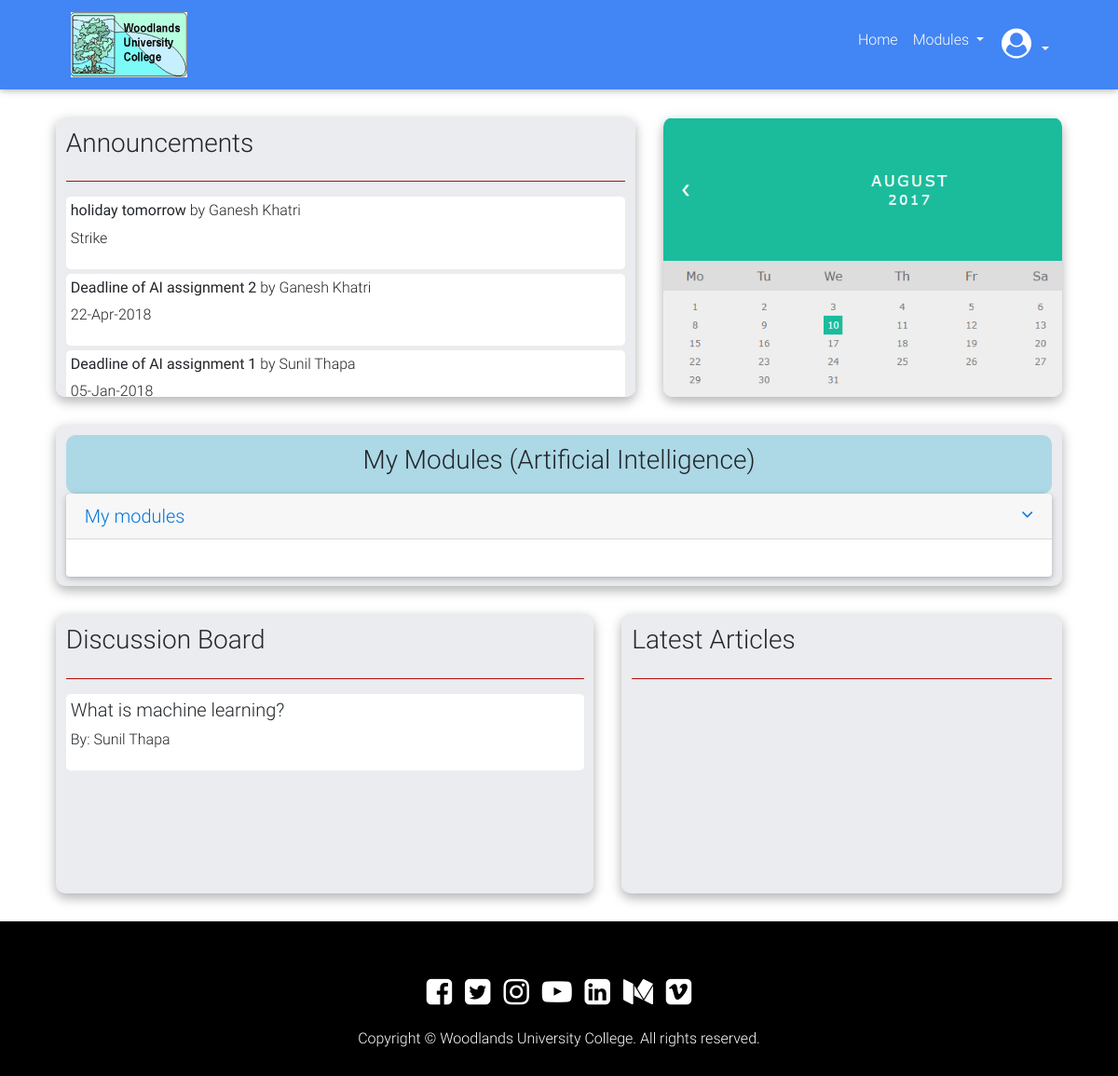
The app's page /staff/index.php, older data.
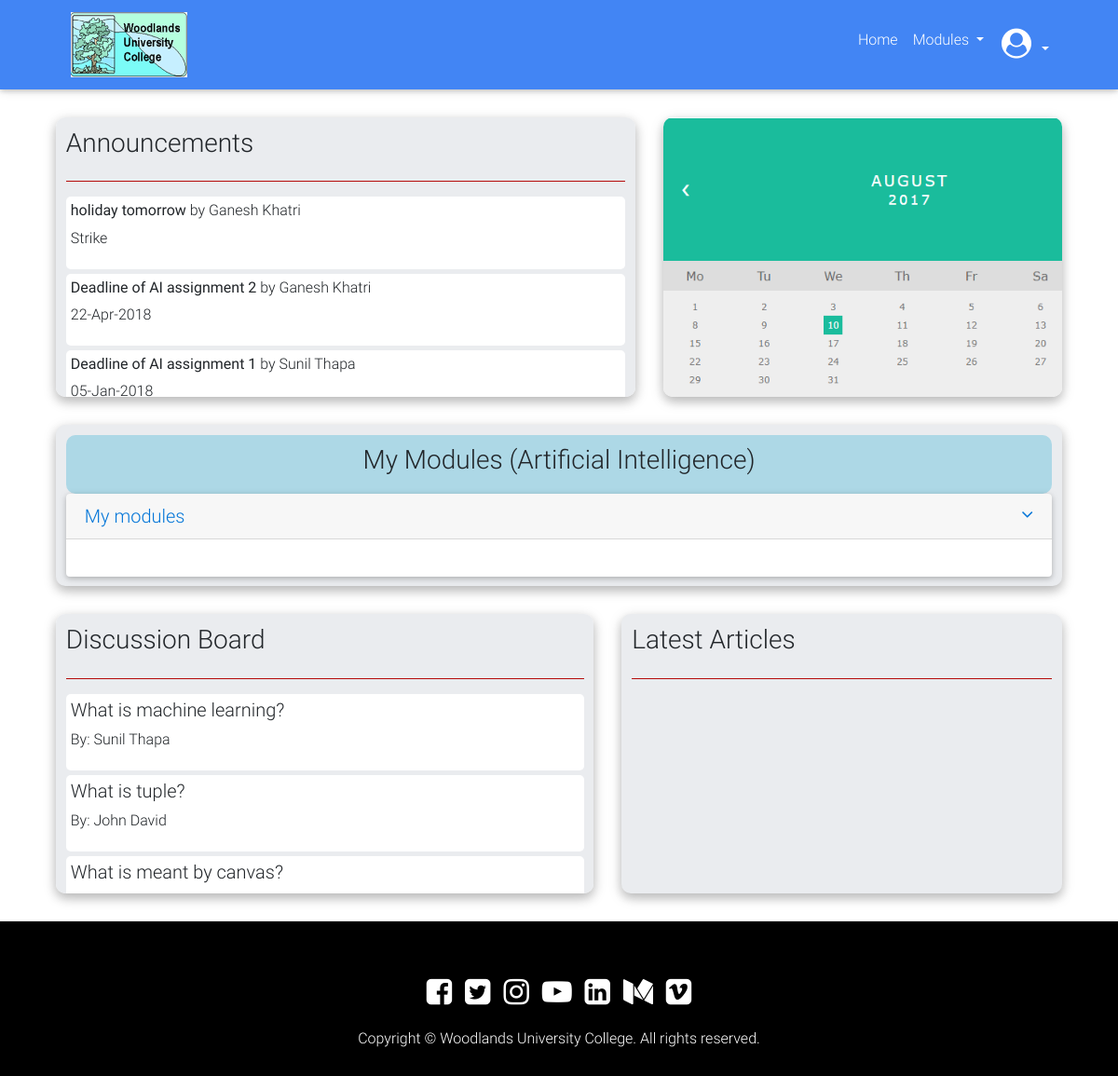
The same page, newer data.
### tables this page shows
CREATE TABLE `announcement` (
  `announcement_id` int(10) NOT NULL,
  `title` varchar(30) NOT NULL,
  `descript` varchar(2000) NOT NULL,
  `staffId` int(9) NOT NULL
);

CREATE TABLE `staff` (
  `staffId` int(9) NOT NULL,
  `staffFirstName` varchar(255) NOT NULL,
  `staffMiddleName` varchar(255) NOT NULL,
  `staffSurName` varchar(255) NOT NULL,
  `email` varchar(255) NOT NULL,
  `address` varchar(255) NOT NULL,
  `phone` varchar(20) NOT NULL,
  `role` varchar(255) NOT NULL DEFAULT 'Teacher',
  `specialistSubject` varchar(100) NOT NULL,
  `status` varchar(40) NOT NULL,
  `dormacyReason` varchar(30) NOT NULL,
  `gender` varchar(10) NOT NULL,
  `pwd` varchar(30) NOT NULL
);

CREATE TABLE `module` (
  `module_id` int(10) NOT NULL,
  `course_id` int(10) NOT NULL,
  `moduleName` varchar(255) NOT NULL,
  `level` int(5) NOT NULL,
  `pts` int(10) NOT NULL,
  `ass1` varchar(255) NOT NULL,
  `ass2` varchar(255) NOT NULL,
  `exam` varchar(255) NOT NULL,
  `moduleCode` varchar(255) NOT NULL,
  `tutor_id` int(9) NOT NULL
);

CREATE TABLE `discussion` (
  `discussion_id` int(9) NOT NULL,
  `qs_student_id` int(9) NOT NULL,
  `question` varchar(2000) NOT NULL,
  `staff_id` int(9) DEFAULT NULL,
  `ans_student_id` int(9) DEFAULT NULL,
  `ans` varchar(50000) NOT NULL,
  `dis_ans_id` int(9) DEFAULT NULL,
  `module_id` int(9) NOT NULL
);

CREATE TABLE `student` (
  `Stid` int(9) NOT NULL,
  `studentFirstName` varchar(255) NOT NULL,
  `studentMiddleName` varchar(255) NOT NULL,
  `studentSurName` varchar(255) NOT NULL,
  `email` varchar(255) NOT NULL,
  `addressTermTime` varchar(255) NOT NULL,
  `addressNonTT` varchar(255) NOT NULL,
  `phone` varchar(20) NOT NULL,
  `currentCoursCode` int(10) NOT NULL,
  `entryQualification` varchar(999) NOT NULL,
  `gender` varchar(10) NOT NULL,
  `status` varchar(40) NOT NULL,
  `dormacyReason` varchar(30) NOT NULL,
  `pwd` varchar(30) NOT NULL
);

### classes/databaseQuery.php (called while the page is built, shortened)
<?php
	class QueryDatabase{
		public $pdo; public $tableName;
		function __construct($pdo, $tableName){
			$this->pdo = $pdo;
			$this->tableName = $tableName;
		}
		function find($field, $value) {
		        $stmt = $this->pdo->prepare('SELECT * FROM ' . $this->tableName . ' WHERE ' . $field . ' = :value');
		        $criteria = [
		                'value' => $value
		        ];
		        $stmt->execute($criteria);
		        return $stmt;
		}
		function findAll() {
		        $stmt = $this->pdo->prepare('SELECT * FROM ' . $this->tableName );
		        $stmt->execute();
		        return $stmt;
		}
	}
?>

### functions/load-Template-Function.php (called while the page is built, shortened)
<?php
	function contentLoadingFunction($filename, $templateVars){
		extract($templateVars);
		require $filename;
		$content = ob_get_clean();
		return $content;
	}
?>

### template/staff/staff_layout.php (the view, shortened to what this page needs)
<!DOCTYPE html>
<html lang="en">
<head>
    <link rel="stylesheet" href="https://maxcdn.bootstrapcdn.com/font-awesome/4.7.0/css/font-awesome.min.css">
    <link href="../../assets/css/bootstrap.min.css" rel="stylesheet">
    <link href="../../assets/css/mdb.min.css" rel="stylesheet">
    <link href="../../assets/css/staffstyle.css" rel="stylesheet">
</head>
<body>
    <header>
        <nav class="navbar navbar-expand-lg navbar-dark primary-color">
            <div>
                <a class="navbar-brand" href="#">
                    <img src="../../assets/images/logo.png" height="70px" alt="University Logo">
                </a>
            </div>
            <div class="collapse navbar-collapse" id="basicExampleNav">
                <ul class="nav navbar-nav nav-flex-icons ml-auto">
                <li class="nav-item">
                    <a class="nav-link" href="index.php">Home</a>
                </li>
                <li class="nav-item dropdown">
                    <a class="nav-link dropdown-toggle" href="#" id="navbarDropdownMenuLink" data-toggle="dropdown" aria-haspopup="true" aria-expanded="false">
                        Modules
                    </a>
    <?php
        $moduleInfo = $module->find('tutor_id', 4503);
    ?>
                </li>
                <li class="nav-item dropdown">
                    <a class="nav-link dropdown-toggle" href="#" id="navbarDropdownMenuLink" data-toggle="dropdown" aria-haspopup="true" aria-expanded="false">
                        <i class="fa fa-user-circle fa-2x" aria-hidden="true"></i>
                    </a>
                    </div>
        </nav>
    </header>
    <main>
        <div class="section-1">
            <div class="announce example z-depth-1-half">
                <div class="announce-header">
                    <h3>Announcements</h3>
                </div>
                <hr>
                <div class="announce-body">
                    <?php
                        $announcementInfo = $announcement->findAll();
                    while ($announcementFetch = $announcementInfo->fetch())  {
                        $staffInfo = $staff->find('staffId', $announcementFetch['staffId']);
                        $staffName = $staffInfo->fetch();
                        echo '
                        <div class="announcement">
                            <h6><strong>'.$announcementFetch['title'].'</strong> by '.$staffName['staffFirstName'].' '.$staffName['staffSurName'].'</h6>
                            <p>'.$announcementFetch['descript'].' </p></div>
                        ';
                    }
                    ?>
                </div>
            </div>
            <div class="calender example z-depth-1-half">
                <img src="img/calender.png" alt="Calender" height="300px">
            </div>
        </div>
        <div class="modules example z-depth-1-half">
            <div class="modules-header">
                <h3>My Modules (<?php
                    $staffInfo = $staff->find('staffId', 4503);
                    $staffFetch = $staffInfo->fetch();
                    $moduleInfo = $module->find('tutor_id', $staffFetch['staffId']);
                    $moduleName = $moduleInfo->fetch();
                    echo $moduleName['moduleName'];
                 ?>)</h3>
            </div>
            <div class="accordion" id="accordionEx" role="tablist" aria-multiselectable="true">
                <div class="card">
                    <div class="card-header" role="tab" id="headingOne">
                        <a data-toggle="collapse" href="#collapseOne" aria-expanded="true" aria-controls="collapseOne">
                            <h5 class="mb-0">
                                My modules <i class="fa fa-angle-down rotate-icon float-right"></i>
                            </h5>
                        </a>
                    </div>
                    <div id="collapseOne" class="collapse show" role="tabpanel" aria-labelledby="headingOne" data-parent="#accordionEx" >
                        <div class="card-body">
<?php
    $moduleInfo = $module->find('tutor_id', $_SESSION['StaffID']);
?>
                        </div>
                    </div>
                </div>
            </div>
        </div>
        <div class="section-3">
            <div class="announce example z-depth-1-half discussion" style="width: 55%">
                    <div class="announce-header">
                        <h3>Discussion Board</h3>
                    </div>
                    <hr>
                    <div class="announce-body">
        <?php
            $dis = $discussion->findAll();
            while ($key = $dis->fetch()) {
                $studentqs = $student->find('Stid', $key['qs_student_id']);
                $stQs = $studentqs->fetch();
                if ($key['question'] != '') {
                    echo '<div class="announcement" id="qs">
                        <h5>'.$key['question'].'</h5>
                        <p>By: '.$stQs['studentFirstName'].' '.$stQs['studentSurName'].'</p>
                    </div>';
                }
            }
        ?>
                </div>
                </div>
            <div class="example z-depth-1-half articles" style="width: 45%;">
                <div class="announce-header">
                    <h3>Latest Articles</h3>
                </div>
                <hr>
            </div>
        </div>
    </main>
    <footer>
        <div class="social-icons">
            <i class="fa fa-facebook-square fa-2x" aria-hidden="true" title="Facebook"></i>
            <i class="fa fa-twitter-square fa-2x" aria-hidden="true" title="Twitter"></i>
            <i class="fa fa-instagram fa-2x" aria-hidden="true" title="Instagram"></i>
            <i class="fa fa-youtube-play fa-2x" aria-hidden="true" title="Youtube"></i>
            <i class="fa fa-linkedin-square fa-2x" aria-hidden="true" title="Linked In"></i>
            <i class="fa fa-medium fa-2x" aria-hidden="true" title="Medium"></i>
            <i class="fa fa-vimeo-square fa-2x" aria-hidden="true" title="Vimeo"></i>
        </div>
        <p>Copyright &copy; Woodlands University College. All rights reserved. </p>
    </footer>
</body>
</html>

### public_html/staff/index.php
<?php
	require '../../classes/databaseQuery.php';
	require '../../databaseConnect/connectSQL.php';
	require '../../functions/load-Template-Function.php';
	$title = "Welcome";
	$student = new QueryDatabase($pdo, 'student');
	$course = new QueryDatabase($pdo, 'course');
	$module = new QueryDatabase($pdo, 'module');
	$staff = new QueryDatabase($pdo, 'staff');
	$announcement = new QueryDatabase($pdo, 'announcement');
	$discussion = new QueryDatabase($pdo, 'discussion');
	$templateVars = [
		'title' => $title,
		'course' => $course,
		'student' => $student,
		'module' => $module,
		'staff' => $staff,
		'discussion' => $discussion,
		'announcement' => $announcement
	];
	echo contentLoadingFunction('../../template/staff/staff_layout.php', $templateVars);
?>

### assets/css/staffstyle.css (style rules this page uses)
* { margin: 0; padding: 0; }
header { background: red; margin-bottom: 30px; }
.navbar-collapse { position: relative; right: 50px; }
.navbar-brand { position: relative; left: 60px; }
main { width: 90%; margin: 0 auto; }
.section-1, .section-3 { display: flex; flex-direction: row; margin-bottom: 30px; }
.announce-header { display: flex; flex-direction: row; position: relative; }
.announce { width: 58%; margin-right: 30px; padding: 1%; background: #eaecef; border-radius: 10px; height: 300px; overflow: auto; }
.announcement { background: white; padding: 5px; border-radius: 5px; margin-bottom: 5px; }
hr { border-top: 1px solid #b50a0a; }
.calender { width: 40%; overflow: hidden; border-radius: 10px; }
.modules { border-radius: 10px; padding: 1%; background: #eaecef; margin-bottom: 30px; }
.modules-header { background: lightblue; padding: 1%; border-radius: 10px; }
.modules-header h3 { text-align: center; }
.modules .card-body { display: flex; flex-direction: row; justify-content: space-around; }
.articles { padding: 1%; background: #eaecef; border-radius: 10px; height: 300px; overflow: auto; }
footer { margin-top: 20px; background: black; color: white; padding: 5% 0 1% 0; text-align: center; }
.social-icons { margin-bottom: 20px; }
.social-icons i { margin: 0 5px; }

Row changes from the older to the newer data that the page shows:
added discussion: question "What is tuple?", student.studentFirstName "John", student.studentSurName "David"
added discussion: question "What is meant by canvas?"
